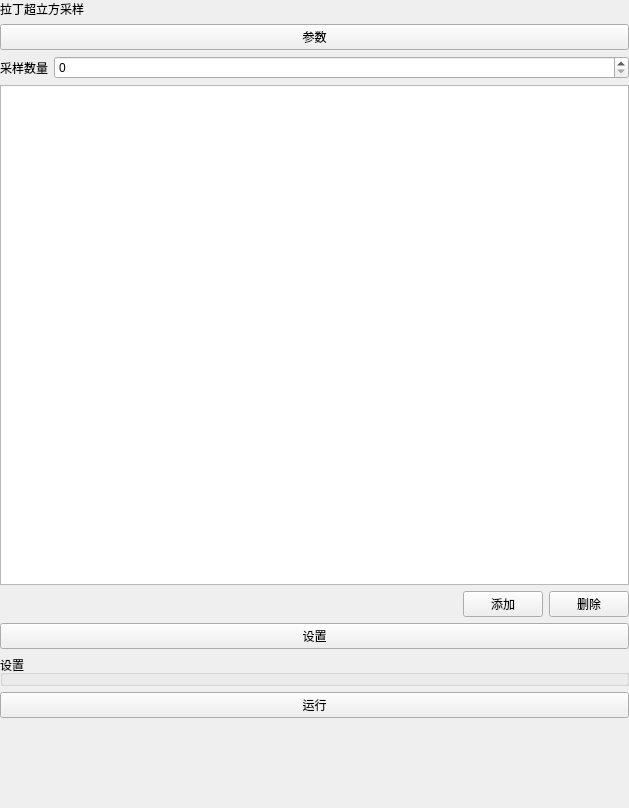
<?xml version="1.0" encoding="UTF-8"?>
<ui version="4.0">
 <class>LatinHypercubeSampling</class>
 <widget class="QWidget" name="LatinHypercubeSampling">
  <property name="geometry">
   <rect>
    <x>0</x>
    <y>0</y>
    <width>629</width>
    <height>808</height>
   </rect>
  </property>
  <property name="windowTitle">
   <string>Form</string>
  </property>
  <layout class="QVBoxLayout" name="verticalLayout">
   <property name="leftMargin">
    <number>0</number>
   </property>
   <property name="topMargin">
    <number>0</number>
   </property>
   <property name="rightMargin">
    <number>0</number>
   </property>
   <property name="bottomMargin">
    <number>0</number>
   </property>
   <item>
    <widget class="QLabel" name="label">
     <property name="sizePolicy">
      <sizepolicy hsizetype="Fixed" vsizetype="Preferred">
       <horstretch>0</horstretch>
       <verstretch>0</verstretch>
      </sizepolicy>
     </property>
     <property name="text">
      <string>拉丁超立方采样</string>
     </property>
    </widget>
   </item>
   <item>
    <widget class="QPushButton" name="pushButton">
     <property name="text">
      <string>参数</string>
     </property>
    </widget>
   </item>
   <item>
    <layout class="QHBoxLayout" name="horizontalLayout">
     <item>
      <widget class="QLabel" name="label_2">
       <property name="sizePolicy">
        <sizepolicy hsizetype="Fixed" vsizetype="Preferred">
         <horstretch>0</horstretch>
         <verstretch>0</verstretch>
        </sizepolicy>
       </property>
       <property name="text">
        <string>采样数量</string>
       </property>
      </widget>
     </item>
     <item>
      <widget class="QSpinBox" name="numSpinBox"/>
     </item>
    </layout>
   </item>
   <item>
    <widget class="QTableWidget" name="parameterTableWidget">
     <property name="sizePolicy">
      <sizepolicy hsizetype="Preferred" vsizetype="Preferred">
       <horstretch>0</horstretch>
       <verstretch>0</verstretch>
      </sizepolicy>
     </property>
     <property name="minimumSize">
      <size>
       <width>0</width>
       <height>500</height>
      </size>
     </property>
    </widget>
   </item>
   <item>
    <layout class="QHBoxLayout" name="horizontalLayout_2">
     <item>
      <spacer name="horizontalSpacer">
       <property name="orientation">
        <enum>Qt::Horizontal</enum>
       </property>
       <property name="sizeHint" stdset="0">
        <size>
         <width>40</width>
         <height>20</height>
        </size>
       </property>
      </spacer>
     </item>
     <item>
      <widget class="QPushButton" name="addRowButton">
       <property name="text">
        <string>添加</string>
       </property>
      </widget>
     </item>
     <item>
      <widget class="QPushButton" name="removeRowButton">
       <property name="text">
        <string>删除</string>
       </property>
      </widget>
     </item>
    </layout>
   </item>
   <item>
    <widget class="QPushButton" name="pushButton_2">
     <property name="text">
      <string>设置</string>
     </property>
    </widget>
   </item>
   <item>
    <widget class="QGroupBox" name="settingGroupBox">
     <property name="minimumSize">
      <size>
       <width>0</width>
       <height>0</height>
      </size>
     </property>
     <property name="title">
      <string>设置</string>
     </property>
    </widget>
   </item>
   <item>
    <widget class="QPushButton" name="test">
     <property name="text">
      <string>运行</string>
     </property>
    </widget>
   </item>
   <item>
    <spacer name="verticalSpacer">
     <property name="orientation">
      <enum>Qt::Vertical</enum>
     </property>
     <property name="sizeHint" stdset="0">
      <size>
       <width>20</width>
       <height>40</height>
      </size>
     </property>
    </spacer>
   </item>
  </layout>
 </widget>
 <resources/>
 <connections/>
</ui>
